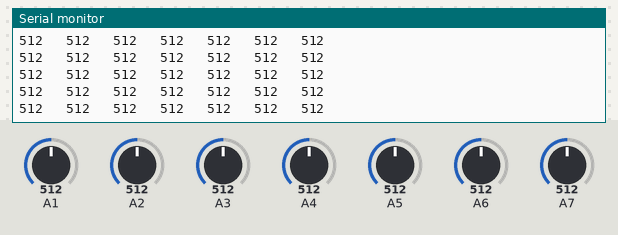
Simulated run of this sketch. Board: Arduino Nano, built with avr-gcc and run on an emulated ATmega328P. Parts: the last lines printed to the serial monitor. Inputs (shaded band) come from the test bench; at power-on: A3 = 512, A5 = 512, A1 = 512, A2 = 512, A4 = 512, A6 = 512, A7 = 512.

Above: at 7.2 s.
7.3 s: A3 set to 107
At 7.35 s:
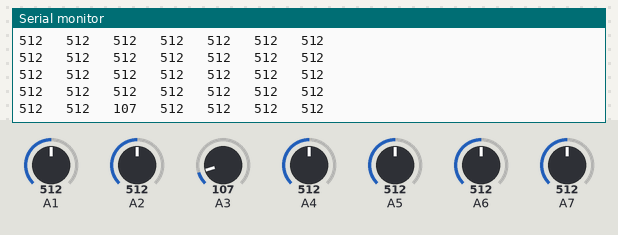
10.3 s: A3 set to 94
At 10.31 s:
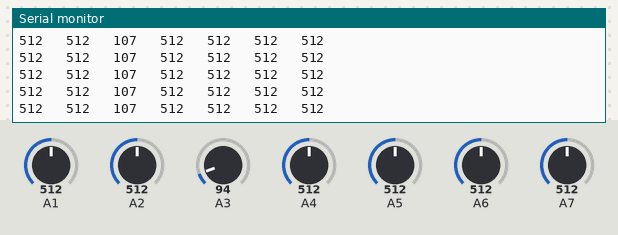
14.8 s: A5 set to 110
At 14.83 s:
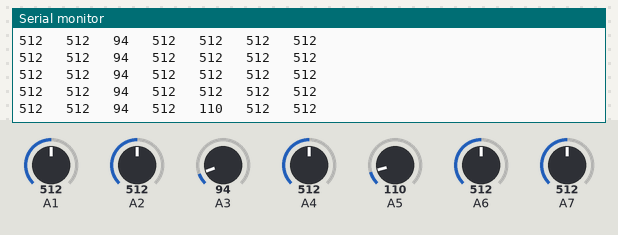
16.3 s: A5 set to 91
At 16.34 s:
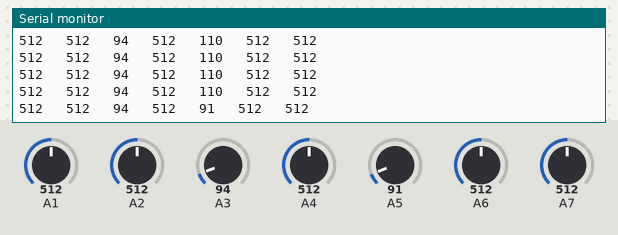
Timing chart, 0 to 19.3 s (numbered marks = the images above; inputs shaded):
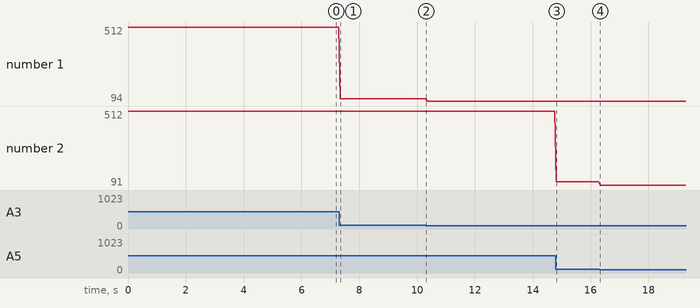

Measured:
- after the input at 7.3 s, the serial monitor: prints a new line at once (image 1)
- after the input at 14.8 s, the serial monitor: prints a new line at once (image 3)
- after the input at 16.3 s, the serial monitor: prints a new line at once (image 4)
- plotted number 1: 512 → 107 after the input at 7.3 s, 107 → 94 after the input at 10.3 s
- plotted number 2: 512 → 110 after the input at 14.8 s, 110 → 91 after the input at 16.3 s

The sketch:

7_sensor_read.ino
```cpp
/*
  Sample code to test the line sensor in the LF-2 robot
*/

void setup() {
  Serial.begin(9600);
}

void loop() {
  int sensorValue1 = analogRead(A1);
  int sensorValue2 = analogRead(A2);
  int sensorValue3 = analogRead(A3);
  int sensorValue4 = analogRead(A4);
  int sensorValue5 = analogRead(A5);
  int sensorValue6 = analogRead(A6);
  int sensorValue7 = analogRead(A7);

  // print out the value you read:

  Serial.print(sensorValue1);
  Serial.print("   ");
  Serial.print(sensorValue2);
  Serial.print("   ");
  Serial.print(sensorValue3);
  Serial.print("   ");
  Serial.print(sensorValue4);
  Serial.print("   ");
  Serial.print(sensorValue5);
   Serial.print("   ");
  Serial.print(sensorValue6);
   Serial.print("   ");
  Serial.println(sensorValue7);
  delay(50);
}
```
